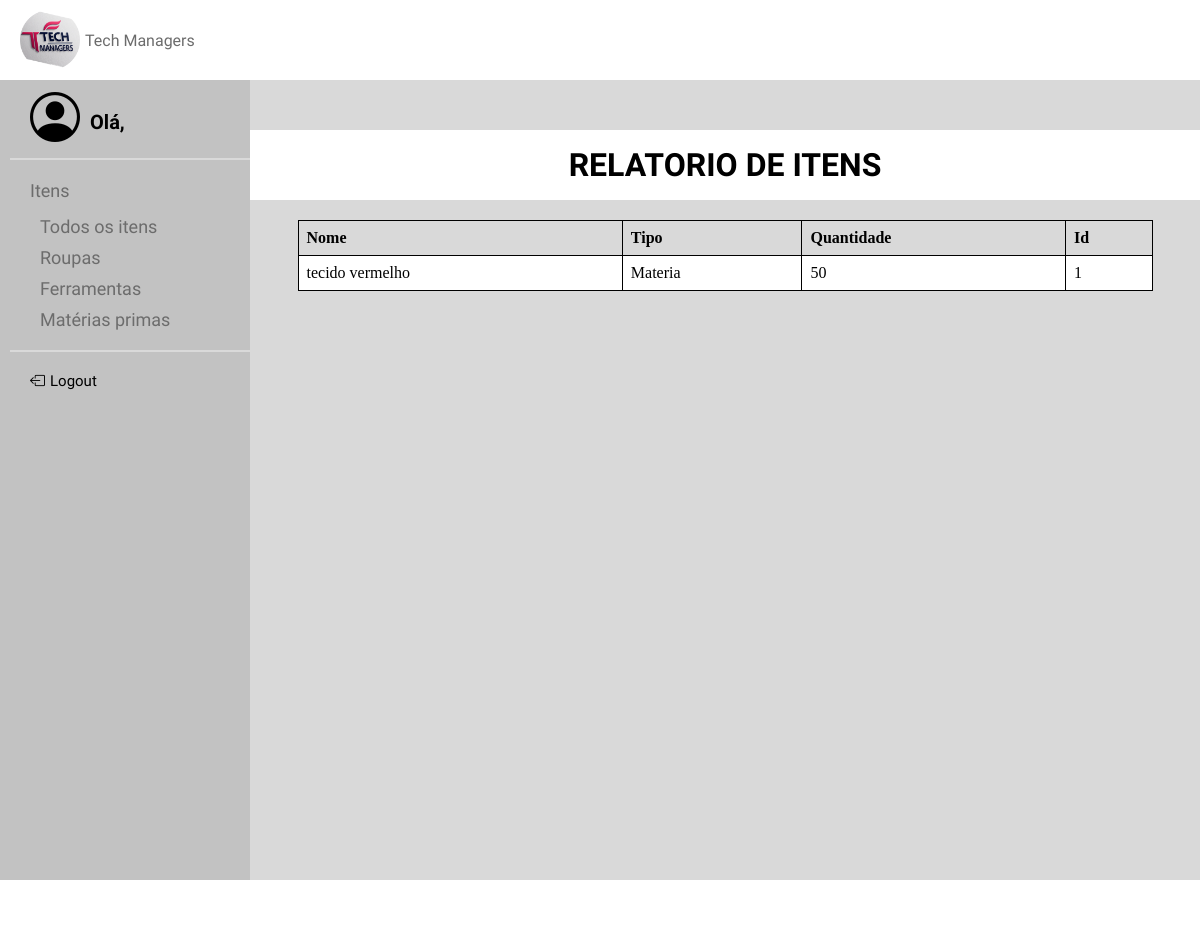
Before: /TelaRelatorio with the older database file.
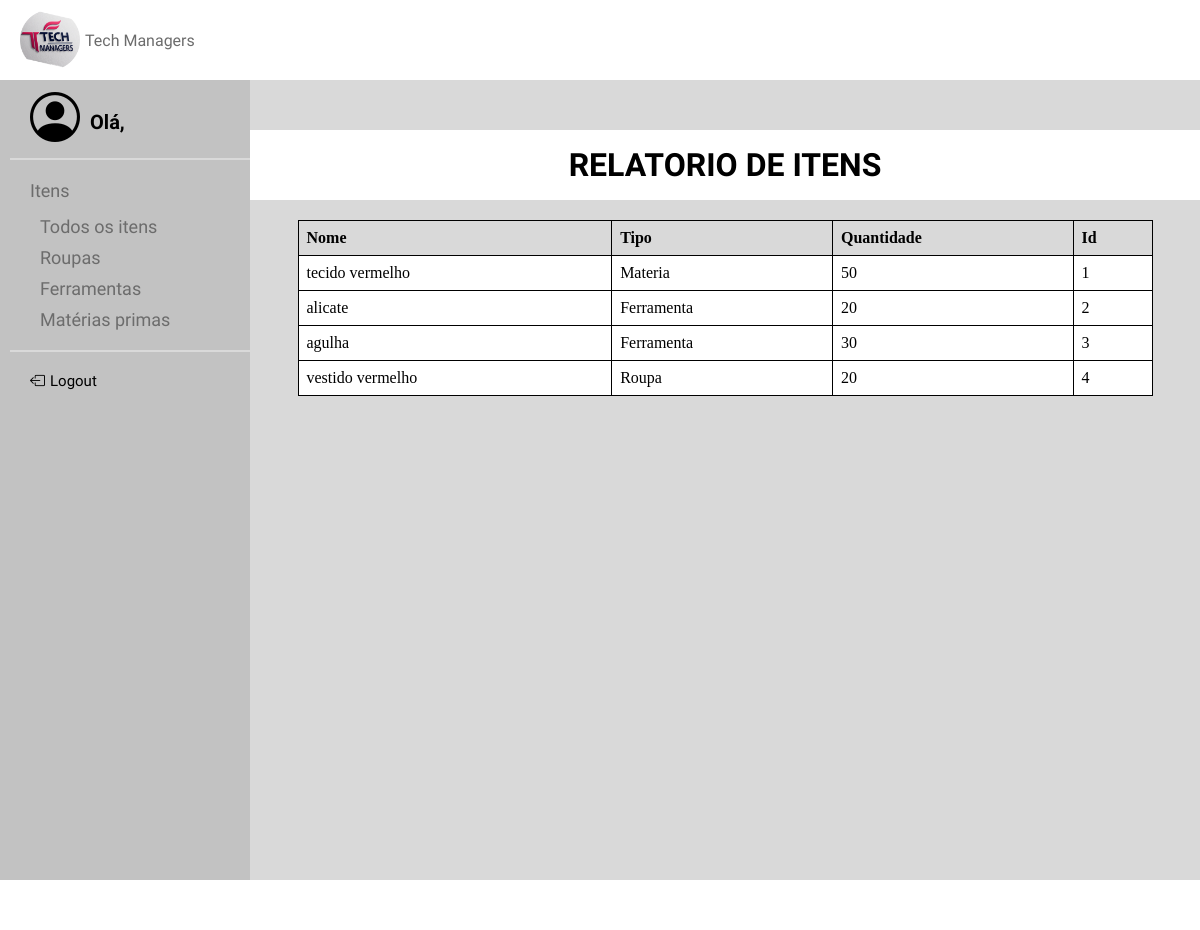
After: the same page with the newer database file.
### models.py (models this page shows, shortened)
class ITEM(Base):
    __tablename__ = 'item'
    id = Column(Integer, primary_key=True, unique=True, nullable=False, index=True)
    nome = Column(String(40), nullable=False, index=True)
    tipo = Column(String(40), nullable=False, index=True)
    quantidade = Column(Integer, nullable=False, index=True)

### app.py (the view)
@app.route('/TelaRelatorio', methods=['GET'])
def TelaRelatorio():
    itens = ITEM.query.all()
    return render_template("RelatorioItens.html", itens=itens)

### templates/RelatorioItens.html
<!DOCTYPE html>
{% extends "base.html" %}
{% block conteudo %}
    <link rel="stylesheet" href="../static/RelatorioItens.css">
    <h1>RELATORIO DE ITENS</h1>
    <table>
        <thead>
        <tr>
            <th>Nome</th>
            <th>Tipo</th>
            <th>Quantidade</th>
            <th>Id</th>
        </tr>
        </thead>
        <tbody>
        {% for item in itens %}
        <tr>
            <td>{{ item.nome }}</td>
            <td>{{ item.tipo }}</td>
            <td>{{ item.quantidade }}</td>
            <td>{{ item.id }}</td>
        </tr>
        {% endfor %}
        </tbody>
    </table>
{% endblock %}

### templates/base.html (shortened to what this page needs)
<!DOCTYPE html>
<html lang="pt-br">
<head>
    <link rel="stylesheet" href="https://cdn.jsdelivr.net/npm/bootstrap-icons@1.10.5/font/bootstrap-icons.css">
    <link rel="stylesheet" href="/static/base.css">
</head>
<body>
<header>
    <a class="navbar-brand" id="logo">
        <img src="../static/imagens/logo.png" width="60" height="60">
        <strong class="koulen-regular" id="txt_logo">Tech Managers</strong>
    </a>
</header>
<aside class="sidebar">
     <div class="pessoa"><i class="bi bi-person-circle" id="person"></i>
            <p>Olá, {{ nome_usuario }}</p></div>
        <hr>
    {% if 'admin' in session and session['admin'] %}
        <dl class="lista">
            <dt class="dt1" id="txt"><a href="{{ url_for('telafuncionarios') }}">Funcionarios</a></dt>
            <dt class="dt2" id="txt"><a href="{{ url_for('telaitens') }}">Itens</a></dt>
            <dd class="dd1" id="txt"><a href="{{ url_for('telaitens') }}">Todos os itens</a></dd>
            <dd class="dd2" id="txt"><a href="{{ url_for('tela_roupas') }}">Roupas</a></dd>
            <dd class="dd3" id="txt"><a href="{{ url_for('tela_ferramentas') }}">Ferramentas</a></dd>
            <dd class="dd4" id="txt"><a href="{{ url_for('tela_materia_prima') }}">Matérias primas</a></dd>
        </dl>
    {% else %}
        <dl class="lista">
            <dt class="dt2" id="txt"><a href="{{ url_for('TelaFI') }}">Itens</a></dt>
            <dd class="dd1" id="txt"><a href="{{ url_for('TelaFI') }}">Todos os itens</a></dd>
            <dd class="dd2" id="txt"><a href="{{ url_for('tela_roupas') }}">Roupas</a></dd>
            <dd class="dd3" id="txt"><a href="{{ url_for('tela_ferramentas') }}">Ferramentas</a></dd>
            <dd class="dd4" id="txt"><a href="{{ url_for('tela_materia_prima') }}">Matérias primas</a></dd>
        </dl>
    {% endif %}
        <hr>
        <div class="deslogar"><i class="bi bi-box-arrow-left" id="logout"></i>
            <a href="{{ url_for('logout') }}">Logout</a></div>
</aside>
<main>
    <div class="meio">
        {% block conteudo %}
        {% endblock %}
    </div>
</main>
<footer>
</footer>
</body>
</html>

### static/base.css (style rules this page uses)
* { margin: 0; padding: 0; }
.koulen-regular { font-family: "Koulen", sans-serif; font-weight: 400; font-style: normal; }
body { background-color: #d9d9d9; display: grid; grid-template-columns: auto 1fr 1fr; }
header { width: 100%; height: 80px; background-color: #ffffff; display: flex; flex-direction: row; padding-left: 20px; justify-items: center; text-align: center; justify-content: flex-start; grid-column: span 3; }
#logo { margin-right: auto; display: flex; text-align: center; align-items: center; gap: 5px; width: auto; height: auto; }
main { height: 100%; width: 100%; min-height:100vh; display: flex; flex-direction: row; align-items: start; grid-column: span 2; }
footer { height: 50px; width: 100%; background-color: white; grid-column: span 3; }
aside hr { border: 1px solid #d9d9d9; margin-top: 10px; margin-bottom: 20px; margin-left: 10px; }
aside { height: inherit; width: 250px; background-color: #C2C2C2; color: #6c6c6c; padding-top: 10px; font-family: "Mako", sans-serif; font-size: 18px; display: flex; flex-direction: column; grid-column: span 1; }
#person { color: black; font-size: 50px; }
.pessoa { display: flex; flex-direction: row; font-size: 20px; margin-left: 30px; }
.pessoa p { margin-top: 20px; margin-left: 10px; color: black; font-weight: bold; }
#logout { color: black; font-size: 15px; }
.deslogar { display: flex; flex-direction: row; font-size: 15px; margin-left: 30px; color: black; }
.deslogar a { margin-left: 5px; color: black; }
dl { margin-left: 10px; display: flex; flex-direction: column; }
dt { margin-left: 20px; margin-bottom: 10px; }
.dt2 { margin-bottom: 15px; }
dd { margin-left: 30px; margin-bottom: 10px; }
.meio { width: 100%; height: 100%; background-color: #d9d9d9; }
a { text-decoration: none; color: #6c6c6c; }

### static/RelatorioItens.css (style rules this page uses)
h1 { width: 100%; height: 70px; display: flex; background-color: white; align-items: center; justify-content: center; text-align: center; margin-bottom: 20px; font-family: "Koulen", sans-serif; align-self: center; justify-self: center; margin-top: 50px; }
.meio { display: flex; flex-direction: column; align-items: center; }
table { width: 90%; border-collapse: collapse; align-self: center; justify-self: center; }
th, td { border: 1px solid black; padding: 8px; text-align: left; }
th { background-color: #d9d9d9; }
td { background-color: white; }

Changed rows visible on the page:
added ITEM: nome "alicate", tipo "Ferramenta", quantidade "20", id "2"
added ITEM: nome "agulha", tipo "Ferramenta", quantidade "30", id "3"
added ITEM: nome "vestido vermelho", tipo "Roupa", quantidade "20", id "4"
